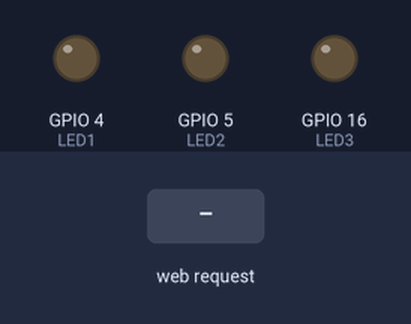
Simulated run of this program. Board: ESP8266 (NodeMCU). Parts: output pins drawn as LEDs (lit = HIGH). Inputs (shaded band) come from the test bench. WiFi joins after 1.5 s; servers stay silent unless stated; what the program prints to the serial monitor is not drawn.

Above: at 2.7 s.
2.8 s: HTTP request GET /magic received
At 3.1 s:
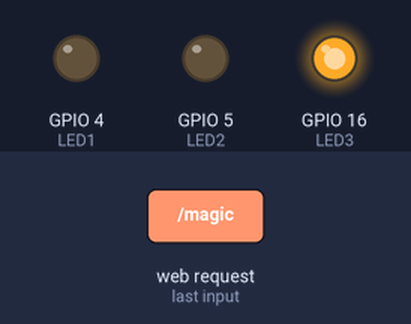
5.8 s: HTTP request GET /allon received
At 6.3 s:
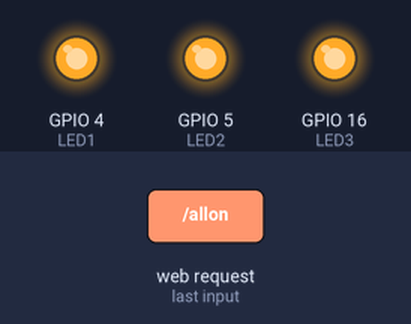
7.3 s: HTTP request GET /led1 received
At 8.5 s:
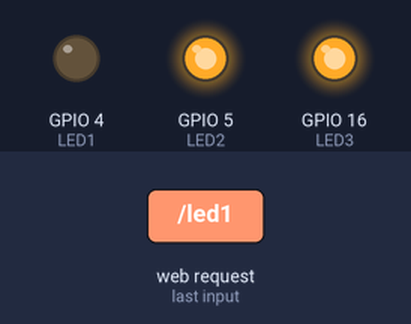
8.8 s: HTTP request GET /led2 received
At 9.8 s:
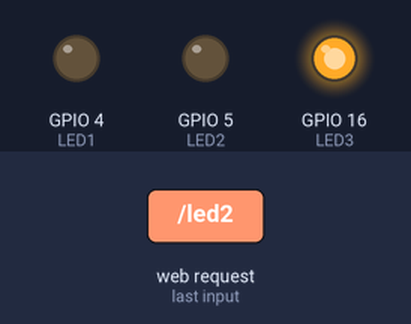
10.3 s: HTTP request GET /led1 received
At 11.0 s:
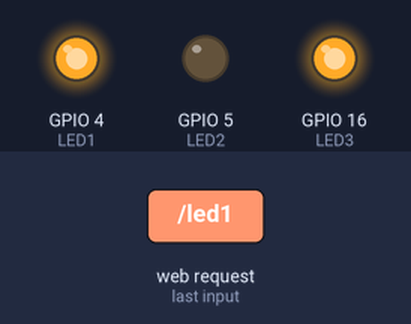
Timing chart, 0 to 12.8 s (numbered marks = the images above; inputs shaded):
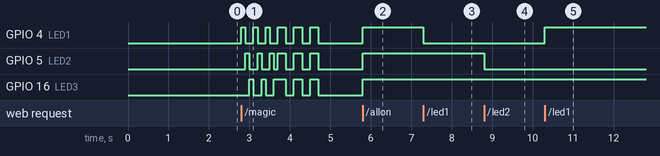

Measured:
- after the input at 2.8 s, GPIO 4 (LED1): LOW → HIGH at once, then repeats every 0.40 s: HIGH 0.20 s, LOW 0.20 s; GPIO 5 (LED2): LOW → HIGH after 0.10 s, → LOW 0.10 s later, → HIGH 0.20 s later, → LOW 0.10 s later, … (12 changes in this stretch)
- after the input at 5.8 s, GPIO 4 (LED1), GPIO 5 (LED2), GPIO 16 (LED3): LOW → HIGH at once
- after the input at 7.3 s, GPIO 4 (LED1): HIGH → LOW at once
- after the input at 8.8 s, GPIO 5 (LED2): HIGH → LOW at once
- after the input at 10.3 s, GPIO 4 (LED1): LOW → HIGH at once

The program:

main.cpp
```cpp
#include <Arduino.h>
#include <ESP8266WiFi.h>
#include <WiFiClient.h>
#include <ESP8266WebServer.h>

const char* ssid = "TIM-30888077";
const char* password = "oBI0YuB1EaR5J2HEXgyQhLH9";

ESP8266WebServer server(80);

#define LED1 4
#define LED2 5
#define LED3 16

void led1();
void led2();
void led3();
void allon();
void alloff();
void magic();

bool led1State = false;
bool led2State = false;
bool led3State = false;

void setup() {
  Serial.begin(9600);

  Serial.print("\nConnecting to WiFi");
  WiFi.hostname("myledserver"); // server reachable e.g. at http://myledserver/led1
  WiFi.mode(WIFI_STA);
  WiFi.begin(ssid, password);
  while (WiFi.status() != WL_CONNECTED) {
    delay(500);
    Serial.print(".");
  }
  Serial.println("");
  Serial.println("WiFi connected.");
  Serial.println("IP address: ");
  Serial.println(WiFi.localIP());

  server.on("/led1", led1);
  server.on("/led2", led2);
  server.on("/led3", led3);
  server.on("/allon", allon);
  server.on("/alloff", alloff);
  server.on("/magic", magic);

  server.begin();
  Serial.println("Webserver started");

  pinMode(LED1, OUTPUT);
  pinMode(LED2, OUTPUT);
  pinMode(LED3, OUTPUT);
}

void loop() {
  server.handleClient();
}

void led1() {
  Serial.println("led1");
  led1State = !led1State;
  digitalWrite(LED1, led1State);
  server.send(200, "text/plain", "success");
}

void led2() {
  Serial.println("led2");
  led2State = !led2State;
  digitalWrite(LED2, led2State);
  server.send(200, "text/plain", "success");
}

void led3() {
  Serial.println("led3");
  led3State = !led3State;
  digitalWrite(LED3, led3State);
  server.send(200, "text/plain", "success");
}

void allon() {
  led1State = true;
  led2State = true;
  led3State = true;
  digitalWrite(LED1, led1State);
  digitalWrite(LED2, led2State);
  digitalWrite(LED3, led3State);
  server.send(200, "text/plain", "success");
}

void alloff() {
  led1State = false;
  led2State = false;
  led3State = false;
  digitalWrite(LED1, led1State);
  digitalWrite(LED2, led2State);
  digitalWrite(LED3, led3State);
  server.send(200, "text/plain", "success");
}

void onoffFromLeft() {
  led1State = false;
  led2State = false;
  led3State = false;
  digitalWrite(LED1, led1State);
  digitalWrite(LED2, led2State);
  digitalWrite(LED3, led3State);

  digitalWrite(LED1, true);
  delay(100);
  digitalWrite(LED1, false);

  digitalWrite(LED2, true);
  delay(100);
  digitalWrite(LED2, false);

  digitalWrite(LED3, true);
  delay(100);
  digitalWrite(LED3, false);
}

void magic() {
  Serial.println("magic");
  onoffFromLeft();
  onoffFromLeft();
  onoffFromLeft();

  led1State = true;
  led2State = true;
  led3State = true;
  digitalWrite(LED1, led1State);
  digitalWrite(LED2, led2State);
  digitalWrite(LED3, led3State);

  delay(200);

  led1State = false;
  led2State = false;
  led3State = false;
  digitalWrite(LED1, led1State);
  digitalWrite(LED2, led2State);
  digitalWrite(LED3, led3State);

  delay(200);

  led1State = true;
  led2State = true;
  led3State = true;
  digitalWrite(LED1, led1State);
  digitalWrite(LED2, led2State);
  digitalWrite(LED3, led3State);

  delay(200);

  led1State = false;
  led2State = false;
  led3State = false;
  digitalWrite(LED1, led1State);
  digitalWrite(LED2, led2State);
  digitalWrite(LED3, led3State);

  delay(200);

  led1State = true;
  led2State = true;
  led3State = true;
  digitalWrite(LED1, led1State);
  digitalWrite(LED2, led2State);
  digitalWrite(LED3, led3State);

  delay(200);

  led1State = false;
  led2State = false;
  led3State = false;
  digitalWrite(LED1, led1State);
  digitalWrite(LED2, led2State);
  digitalWrite(LED3, led3State);

  server.send(200, "text/plain", "success");
}
```
